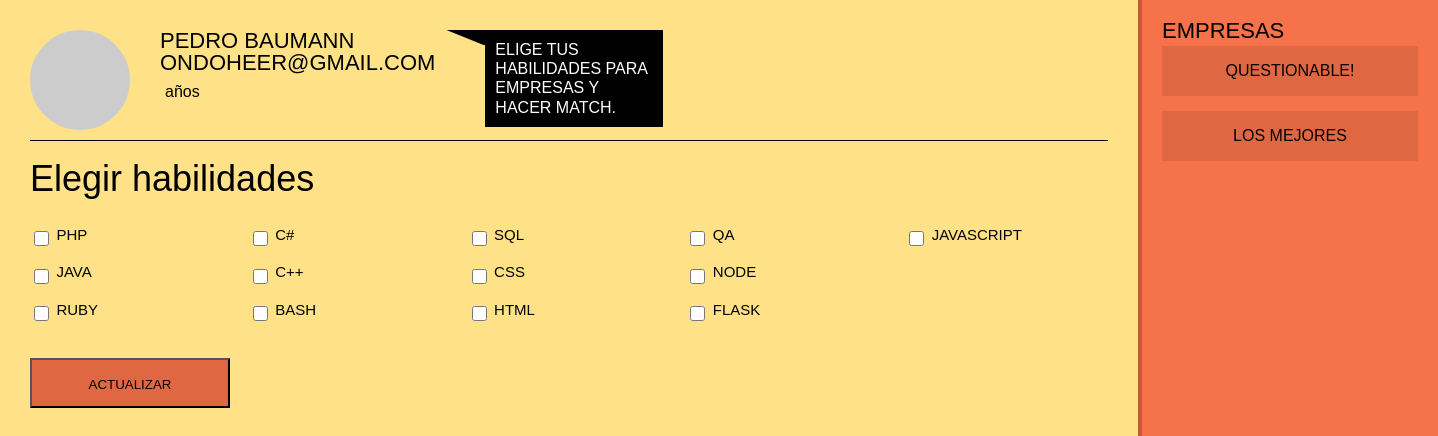
The app's page /user/dashboard (signed in) with its own data.
### app/models/user.py (models this page shows, shortened)
class User(db.Model, UserMixin):
    __tablename__ = "users"
    id = db.Column(db.Integer, primary_key=True)
    name = db.Column(db.Unicode(255))
    email = db.Column(db.Unicode(255), unique=True)
    password = db.Column(db.Unicode(255))
    active = db.Column(db.Boolean())
    confirmed_at = db.Column(db.DateTime())
    roles = db.relationship('Role', secondary=roles_users,
        backref=db.backref('users', lazy='dynamic'))
    skills = db.relationship("Skill",
        secondary=user_skills,
        backref=db.backref("users", lazy='dynamic'))
    @property
    def _user_skills_as_set(self):
        return set([skill.id for skill in self.skills])

### app/models/skill.py (models this page shows, shortened)
class Skill(db.Model):
    __tablename__ = "skills"
    id = db.Column(db.Integer, primary_key=True)
    name = db.Column(db.Unicode(50), unique=True)
    description = db.Column(db.UnicodeText)
    logo = db.Column(db.Unicode(255))

### app/blueprints/dashboard/views.py (the view, shortened to what this page needs)
@dashboard.route("/dashboard", methods=["GET", "POST"])
@login_required
def main():
    user = db.session.query(User).get(current_user.id)
    skills = db.session.query(Skill).all()
    skills_form = SkillsForm()
    skills_form.skills.choices = [
        (skill.id, skill.name.capitalize()) for skill in skills]
    if request.method == "GET":
        companies = matching_companies(user)
        return render_template(
            "dashboard/index.html",
            user=user,
            skills_form=skills_form,
            companies=companies
        )

### app/blueprints/dashboard/forms.py
class SkillsForm(Form):
	skills = MultiCheckboxField(
		"Categorias",
		coerce=int
	)

### app/templates/dashboard/index.html (shortened to what this page needs)
<!DOCTYPE html>
<html lang="en">
<head>
</head>
<!DOCTYPE html>
<html lang="en">
<head>
  <link rel="stylesheet" href="{{url_for("static" ,filename="dist/css/app.css")}}"">
</head>
<body>
	<div class="dashboard">
		<div class="dashboard__main">
			<div class="profile">
				<div class="profile__header">
					<span class="user-avatar user-avatar--small"><img src="http://lorempixel.com/200/200/cats?123" alt=""></span>
					<div class="profile__header__text">
						<h1 class="title--alpha">{{user.name}} <br>{{user.email}}
							<div class="tooltip">
								<span>Elige tus habilidades para empresas y hacer <span>match</span>. </span>
							</div>
						</h1>
						<p>{{user.age}} años</p>
					</div>
				</div>
				<div class="profile__main">
					<h2 class="title--gamma">Elegir habilidades</h2>
					<ul class="skills-list">
						<form action="{{url_for("dashboard.main")}}" method="POST">
						{% for skill in skills_form.skills %}
						<li class="skills-list__item">
							{{skill}}
							{{skill.label}}
						</li>
						{% endfor %}
					</ul>
					<input type="submit" value="actualizar"  class="cta cta--alpha cta--dib">
				</div>
			</div>
		</div>
		<div class="dashboard__aside">
			<h4 class="title--alpha">Empresas</h4>
			<ul class="companies-list">
				{% if companies %}
					{% for company in companies %}
					<li class="companies-list__item"><a href="mailto:{{company.email}}" class="cta cta--alpha">{{company["model"].name}}</a></li>
					{% endfor %}
				{% else %}
					<h3>No hay empresas que requieran tus habilidades,
					por que no pracitcas un poco en <a style="color: #ffe287; cursor: pointer;" href="https://codecademy.com">Codecademy</a></h3>
				{% endif %}
			</ul>
		</div>
	</div>
</body>
</html>

### records on screen
User: name "PEDRO BAUMANN", email "ONDOHEER@GMAIL.COM"
Skill: label "JAVA"
Skill: label "RUBY"
Skill: label "NODE"
Skill: label "JAVASCRIPT"
User: model.name "QUESTIONABLE!"
User: model.name "LOS MEJORES"

### other values on screen
{{ skill.label }} "PHP" "C#" "C++" "BASH" "SQL" "CSS" "HTML" "QA" "FLASK"
